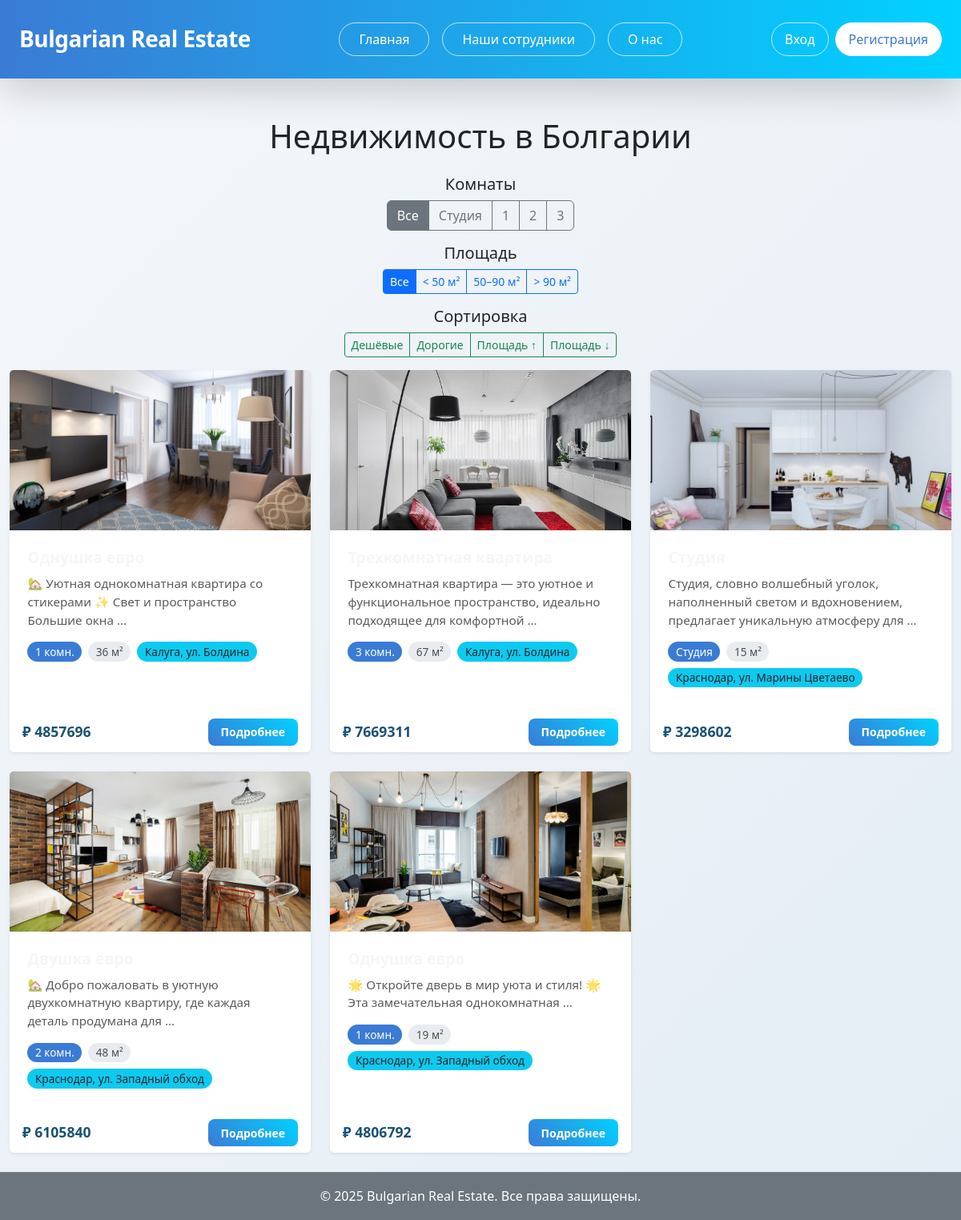
The page / on the database its author committed.
### properties/models.py (models this page shows, shortened)
class Property(models.Model):
    title = models.CharField("Заголовок", max_length=50)
    description = models.TextField("Описание")
    price = models.DecimalField("Цена", max_digits=10, decimal_places=2)
    location = models.CharField("Местоположение", max_length=100)
    bedrooms = models.IntegerField("Количество спален", blank=True, null=True)
    bathrooms = models.IntegerField("Количество ванных комнат")
    area = models.IntegerField("Площадь (м²)")
    property_type = models.CharField(
        "Тип недвижимости",
        max_length=10,
        choices=PROPERTY_TYPE_CHOICES,
        default='1_room'
    )
    image = models.ImageField("Фото", upload_to='properties/', blank=True, null=True)
    is_published = models.BooleanField("Опубликовано", default=True)
    created_at = models.DateTimeField(auto_now_add=True)
    class Meta:
        verbose_name = "Недвижимость"
        verbose_name_plural = "Недвижимость"

### properties/views.py (the view)
# urls.py: path('', views.PropertyListView.as_view(), name='index'),
class PropertyListView(ListView):
    model = Property
    template_name = 'properties/index.html'
    context_object_name = 'properties'
    paginate_by = 6
    def get_queryset(self):
        queryset = Property.objects.filter(is_published=True)
        bedrooms = self.request.GET.get('bedrooms')
        if bedrooms == 'studio':
            queryset = queryset.filter(bedrooms=0)
        elif bedrooms in ['1', '2', '3']:
            queryset = queryset.filter(bedrooms=int(bedrooms))
        area = self.request.GET.get('area')
        if area == 'small':
            queryset = queryset.filter(area__lt=50)
        elif area == 'medium':
            queryset = queryset.filter(area__gte=50, area__lt=90)
        elif area == 'large':
            queryset = queryset.filter(area__gte=90)
        sort = self.request.GET.get('sort')
        if sort == 'price_asc':
            queryset = queryset.order_by('price')
        elif sort == 'price_desc':
            queryset = queryset.order_by('-price')
        elif sort == 'area_asc':  # Новое: по возрастанию
            queryset = queryset.order_by('area')
        elif sort == 'area_desc':
            queryset = queryset.order_by('-area')
        else:
            queryset = queryset.order_by('-created_at')
        return queryset
    def get_context_data(self, **kwargs):
        context = super().get_context_data(**kwargs)
        context['selected_bedrooms'] = self.request.GET.get('bedrooms')
        context['selected_area'] = self.request.GET.get('area')
        context['selected_sort'] = self.request.GET.get('sort')
        return context

### templates/properties/index.html (shortened to what this page needs)
{% extends "properties/base.html" %}
{% load static %}
{% block content %}
<div class="text-center my-4">
    <h1>Недвижимость в Болгарии</h1>
</div>
<div class="text-center my-3">
    <h5>Комнаты</h5>
    <div class="btn-group" role="group">
        <a href="{% url 'index' %}" class="btn btn-outline-secondary {% if not selected_bedrooms %}active{% endif %}">
            Все
        </a>
        <a href="?bedrooms=studio" class="btn btn-outline-secondary {% if selected_bedrooms == 'studio' %}active{% endif %}">
            Студия
        </a>
        <a href="?bedrooms=1" class="btn btn-outline-secondary {% if selected_bedrooms == '1' %}active{% endif %}">
            1
        </a>
        <a href="?bedrooms=2" class="btn btn-outline-secondary {% if selected_bedrooms == '2' %}active{% endif %}">
            2
        </a>
        <a href="?bedrooms=3" class="btn btn-outline-secondary {% if selected_bedrooms == '3' %}active{% endif %}">
            3
        </a>
    </div>
</div>
<div class="text-center my-3">
    <h5>Площадь</h5>
    <div class="btn-group" role="group">
        <a href="{% url 'index' %}{% if selected_bedrooms %}?bedrooms={{ selected_bedrooms }}{% endif %}"
           class="btn btn-sm btn-outline-primary {% if not selected_area %}active{% endif %}">
            Все
        </a>
        <a href="?{% if selected_bedrooms %}bedrooms={{ selected_bedrooms }}&{% endif %}area=small"
           class="btn btn-sm btn-outline-primary {% if selected_area == 'small' %}active{% endif %}">
            < 50 м²
        </a>
        <a href="?{% if selected_bedrooms %}bedrooms={{ selected_bedrooms }}&{% endif %}area=medium"
           class="btn btn-sm btn-outline-primary {% if selected_area == 'medium' %}active{% endif %}">
            50–90 м²
        </a>
        <a href="?{% if selected_bedrooms %}bedrooms={{ selected_bedrooms }}&{% endif %}area=large"
           class="btn btn-sm btn-outline-primary {% if selected_area == 'large' %}active{% endif %}">
            > 90 м²
        </a>
    </div>
</div>
<div class="text-center my-3">
    <h5>Сортировка</h5>
    <div class="btn-group" role="group">
        <a href="?{% if selected_bedrooms %}bedrooms={{ selected_bedrooms }}&{% endif %}{% if selected_area %}area={{ selected_area }}&{% endif %}sort=price_asc"
           class="btn btn-sm btn-outline-success {% if selected_sort == 'price_asc' %}bg-success text-white{% endif %}">
            Дешёвые
        </a>
        <a href="?{% if selected_bedrooms %}bedrooms={{ selected_bedrooms }}&{% endif %}{% if selected_area %}area={{ selected_area }}&{% endif %}sort=price_desc"
           class="btn btn-sm btn-outline-success {% if selected_sort == 'price_desc' %}bg-success text-white{% endif %}">
            Дорогие
        </a>
        <a href="?{% if selected_bedrooms %}bedrooms={{ selected_bedrooms }}&{% endif %}{% if selected_area %}area={{ selected_area }}&{% endif %}sort=area_asc"
           class="btn btn-sm btn-outline-success {% if selected_sort == 'area_asc' %}bg-success text-white{% endif %}">
            Площадь ↑
        </a>
        <a href="?{% if selected_bedrooms %}bedrooms={{ selected_bedrooms }}&{% endif %}{% if selected_area %}area={{ selected_area }}&{% endif %}sort=area_desc"
           class="btn btn-sm btn-outline-success {% if selected_sort == 'area_desc' %}bg-success text-white{% endif %}">
            Площадь ↓
        </a>
    </div>
</div>
<div class="row row-cols-1 row-cols-md-2 row-cols-lg-3 g-4">
    {% for prop in properties %}
        <div class="col">
            <div class="card h-100 border-0 shadow-sm">
                {% if prop.image %}
                    <img src="{{ prop.image.url }}" class="card-img-top" alt="{{ prop.title }}" style="height: 200px; object-fit: cover;">
                {% else %}
                    <img src="https://via.placeholder.com/300x200?text=Нет+фото" class="card-img-top" alt="Нет фото" style="height: 200px; object-fit: cover;">
                {% endif %}
                <div class="card-body">
                    <h5 class="card-title">{{ prop.title }}</h5>
                    <p class="card-text text-muted small">
                        {{ prop.description|truncatewords:12 }}
                    </p>
                    <div class="d-flex flex-wrap gap-2 mb-2">
                        <span class="badge bg-primary">
                            {% if prop.bedrooms == 0 %}Студия{% else %}{{ prop.bedrooms }} комн.{% endif %}
                        </span>
                        <span class="badge bg-secondary">{{ prop.area }} м²</span>
                        <span class="badge bg-info text-dark">{{ prop.location }}</span>
                    </div>
                </div>
                <div class="card-footer bg-white border-0">
                    <div class="d-flex justify-content-between align-items-center">
                        <span class="text-dark fw-bold">₽ {{ prop.price|floatformat:0 }} </span>
                        <a href="{% url 'property_detail' prop.id %}" class="btn btn-primary btn-sm">Подробнее</a>
                    </div>
                </div>
            </div>
        </div>
    {% endfor %}
</div>
{% endblock %}

### templates/properties/base.html (shortened to what this page needs)
<!DOCTYPE html>
<html lang="ru">
<head>
    {% load static %}
    <link href="https://cdn.jsdelivr.net/npm/bootstrap@5.3.3/dist/css/bootstrap.min.css" rel="stylesheet">
    <link rel="stylesheet" href="{% static 'css/new-style.css' %}">
</head>
<body class="bg-dark text-dark">
    <header class="bg-primary shadow-lg">
        <div class="container-fluid px-4 py-3">
            <div class="d-flex justify-content-between align-items-center">
                <a href="{% url 'index' %}" class="text-white text-decoration-none">
                    <h1 class="h3 mb-0 fw-bold">Bulgarian Real Estate</h1>
                </a>
                <nav class="d-flex gap-3">
                    <a href="{% url 'index' %}" class="btn btn-outline-light px-4">Главная</a>
                    <a href="{% url 'team' %}" class="btn btn-outline-light px-4">Наши сотрудники</a>
                     <a href="{% url 'about' %}" class="btn btn-outline-light px-4">О нас</a>
                </nav>
                <div class="d-flex gap-2">
                    {% if user.is_authenticated %}
                        <a href="{% url 'profile' %}" class="btn btn-outline-light px-3">Профиль</a>
                        <form action="{% url 'logout' %}" method="post" class="d-inline">
                            {% csrf_token %}
                            <button type="submit" class="btn btn-outline-light px-3">Выход</button>
                        </form>
                    {% else %}
                        <a href="{% url 'login' %}" class="btn btn-outline-light px-3">Вход</a>
                        <a href="{% url 'register' %}" class="btn btn-light px-3">Регистрация</a>
                    {% endif %}
                </div>
            </div>
        </div>
    </header>
    <main class="container-fluid py-4 flex-grow-1">
        {% block content %}{% endblock %}
    </main>
    <footer class="bg-secondary text-center py-3 mt-auto">
        <p class="mb-0">&copy; 2025 Bulgarian Real Estate. Все права защищены.</p>
    </footer>
</body>
</html>

### static/css/new-style.css (style rules this page uses)
body { font-family: 'Segoe UI', Tahoma, Geneva, Verdana, sans-serif; background: linear-gradient(135deg, #f5f7fa 0%, #e4edf5 100%); color: #333; line-height: 1.7; min-height: 100vh; display: flex; flex-direction: column; }
header.bg-primary { background: linear-gradient(90deg, #3a7bd5, #00d2ff) !important; box-shadow: 0 4px 20px rgba(58, 123, 213, 0.15); padding: 0.75rem 0; }
header h1 { font-weight: 600; font-size: 1.4rem; letter-spacing: -0.5px; }
.btn-outline-light { border-color: rgba(255, 255, 255, 0.7); color: white; font-weight: 500; padding: 0.5rem 1.1rem; border-radius: 50px; backdrop-filter: blur(4px); transition: all 0.3s ease; }
.btn-light { background: white; color: #3a7bd5; border-radius: 50px; font-weight: 500; padding: 0.5rem 1.1rem; transition: all 0.3s ease; }
.card-footer .text-dark { color: #1a5276 !important; font-weight: 600; font-size: 1.1rem; }
.card-body { padding: 1.4rem; }
.card-title { font-size: 1.2rem; font-weight: 600; color: #f7f5f5; margin-bottom: 0.6rem; }
.card-text { color: #666; font-size: 0.95rem; line-height: 1.5; }
.badge { font-size: 0.85rem; padding: 0.4em 0.7em; border-radius: 50px; font-weight: 500; }
.badge.bg-primary { background-color: #3a7bd5 !important; color: white; }
.badge.bg-secondary { background-color: #e9ecef !important; color: #495057; }
.btn-primary { background: linear-gradient(45deg, #3a7bd5, #00d2ff); border: none; font-weight: 600; padding: 0.4rem 1rem; border-radius: 8px; transition: all 0.3s ease; }
footer { background: rgba(26, 38, 50, 0.8); color: white; text-align: center; padding: 1.5rem 0; margin-top: auto; backdrop-filter: blur(10px); border-top: 1px solid rgba(255, 255, 255, 0.1); }

### rows shown on the page
Property: image (picture), description "🏡 Уютная однокомнатная квартира со стикерами ✨ Свет и пространство Большие окна …", bedrooms "1", area "36", location "Калуга, ул. Болдина", price "4857696"
Property: image (picture), description "Трехкомнатная квартира — это уютное и функциональное пространство, идеально подходящее для комфортной …", bedrooms "3", area "67", location "Калуга, ул. Болдина", price "7669311"
Property: image (picture), description "Студия, словно волшебный уголок, наполненный светом и вдохновением, предлагает уникальную атмосферу для …", bedrooms "Студия", area "15", location "Краснодар, ул. Марины Цветаево", price "3298602"
Property: image (picture), description "🏡 Добро пожаловать в уютную двухкомнатную квартиру, где каждая деталь продумана для …", bedrooms "2", area "48", location "Краснодар, ул. Западный обход", price "6105840"
Property: image (picture), description "🌟 Откройте дверь в мир уюта и стиля! 🌟 Эта замечательная однокомнатная …", bedrooms "1", area "19", location "Краснодар, ул. Западный обход", price "4806792"
